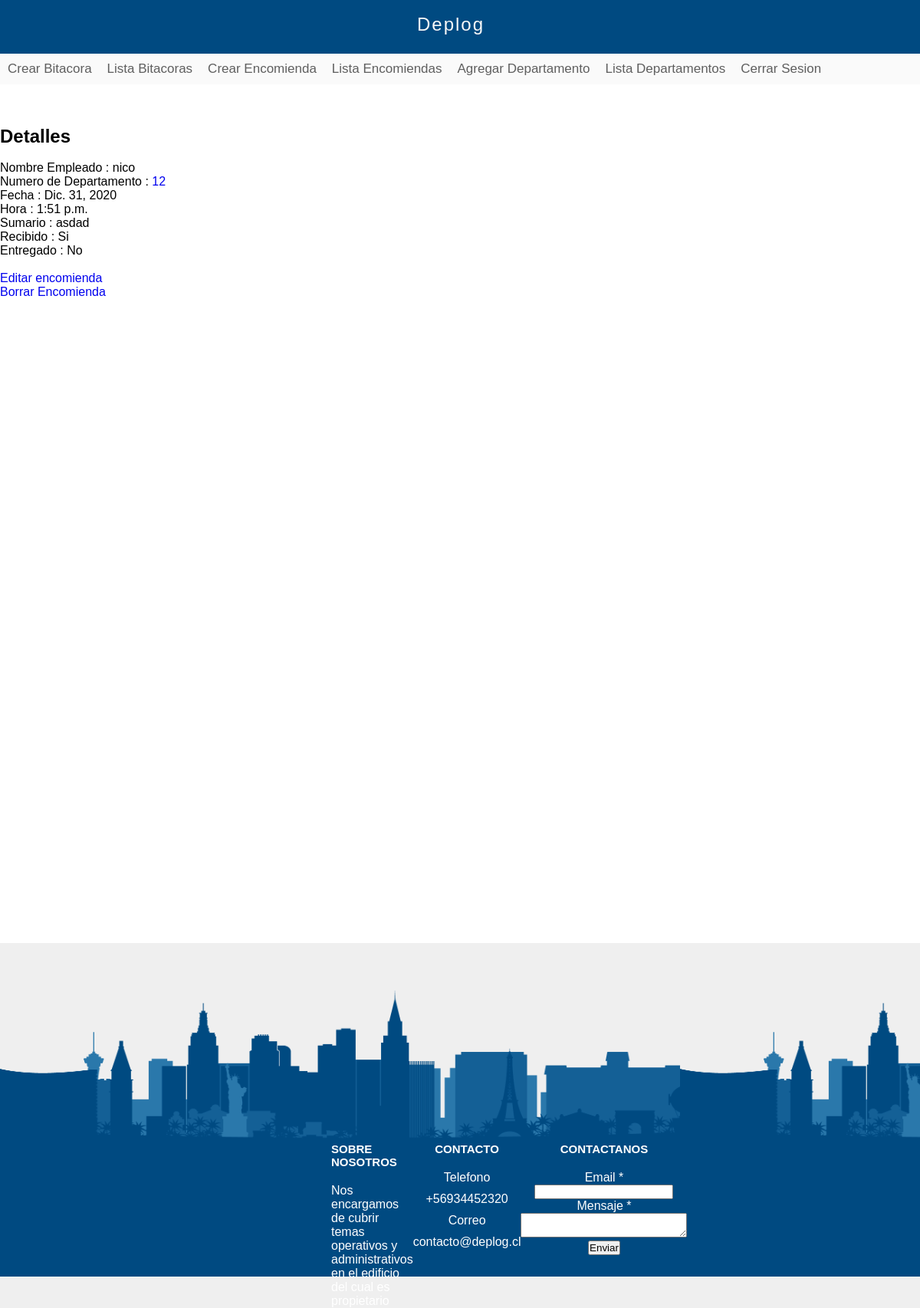
Screenshot of /encomienda/1/detalles/ (signed in) with the database file from the repository.
### Conserje/models.py (models this page shows, shortened)
class encomienda(models.Model):
    Nombre                = models.CharField(max_length=120)
    Departamento          = models.ForeignKey(departamento, on_delete=models.CASCADE)
    Fecha                 = models.DateField(auto_now_add=True)
    Hora                  = models.TimeField(auto_now_add=True)
    Sumario               = models.TextField()
    Recibido              = models.BooleanField(default=False)
    Entregado             = models.BooleanField(default=False)

class departamento(models.Model):
    Numero       = models.IntegerField()
    Propietario = models.CharField(max_length=100)
    Residente = models.CharField(max_length=100)
    def __str__(self):
        return "%i" % (self.Numero)

### Conserje/views.py (the view)
# urls.py: path('encomienda/<int:id>/detalles/',detalles_encomienda_vista,name='detalles-encomienda'),
def detalles_encomienda_vista(request,id):
    if request.user.is_authenticated == False:
        return redirect("/inicio-sesion")
    obj = get_object_or_404(encomienda,id=id)
    context={
        "object": obj
    }
    return render(request,"conserje/detalles_encomienda.html",context)

### templates/conserje/detalles_encomienda.html (shortened to what this page needs)
{% extends 'layout-staff.html' %}
{% block content %}
<br><br><br>
<h2>Detalles</h2>
<br>
<p>Nombre Empleado : {{ object.Nombre }}</p>
<p>Numero de Departamento : <a href='/departamento/{{ object.Departamento.id }}/detalles'>  {{ object.Departamento }} </a></p>
<p>Fecha : {{ object.Fecha }}</p>
<p>Hora : {{ object.Hora }}</p>
<p>Sumario : {{ object.Sumario }} </p>
<p>Recibido : {% if object.Recibido == True %}
                Si
              {% else %}
                No
              {% endif %} </p>
<p>Entregado :{% if object.Entregado == True %}
                Si
              {% else %}
                No
              {% endif %} </p> <br>
<a href='../editar/'> Editar encomienda </a> <br>
<a href='../borrar/'> Borrar Encomienda </a> <br>
{% endblock %}

### paginas/static/css/styles.css (style rules this page uses)
* { margin: 0px; padding: 0px; font-family: sans-serif; text-decoration: none; }
body { background-color: #eeee; }

### rows the page displays
encomienda: Nombre "nico", Departamento "12", Fecha "Dic. 31, 2020", Hora "1:51 p.m.", Sumario "asdad"
